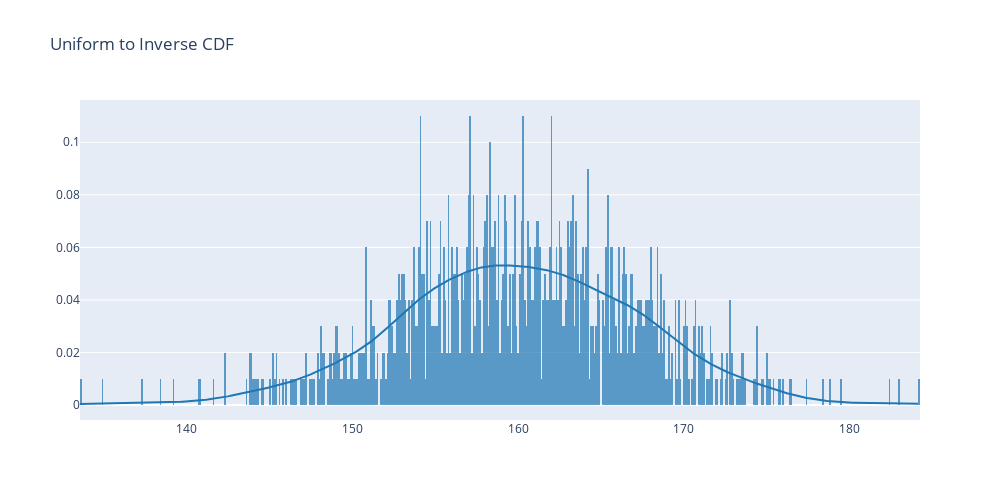

Notebook code cell kept with this figure:
### Code cell
normal_dist  = ff.create_distplot([normal_dist_data.reshape(-1)], group_labels = [' '], show_rug=False, bin_size=0.1)
normal_dist.update_layout(showlegend=False, title_text='Uniform to Inverse CDF', width=1000, height=500)
normal_dist.show()

### Figure 1 — Plotly figure (JSON) as saved in the notebook; plotly's stock layout.template omitted (floating-point values rounded to 4 significant figures; data arrays with more than 128 entries replaced by an {"elided": "..."} marker saying what was removed)
{"data": [{"autobinx": false, "histnorm": "probability density", "legendgroup": " ", "marker": {"color": "rgb(31, 119, 180)"}, "name": " ", "opacity": 0.7, "type": "histogram", "x": {"elided": "1000 float values"}, "xaxis": "x", "xbins": {"end": 184.2, "size": 0.1, "start": 133.6}, "yaxis": "y"}, {"legendgroup": " ", "marker": {"color": "rgb(31, 119, 180)"}, "mode": "lines", "name": " ", "showlegend": false, "type": "scatter", "x": {"elided": "500 float values"}, "xaxis": "x", "y": {"elided": "500 float values"}, "yaxis": "y"}], "layout": {"barmode": "overlay", "height": 500, "hovermode": "closest", "legend": {"traceorder": "reversed"}, "showlegend": false, "title": {"text": "Uniform to Inverse CDF"}, "width": 1000, "xaxis": {"anchor": "y2", "domain": [0, 1], "zeroline": false}, "yaxis": {"anchor": "free", "domain": [0, 1], "position": 0}}}
